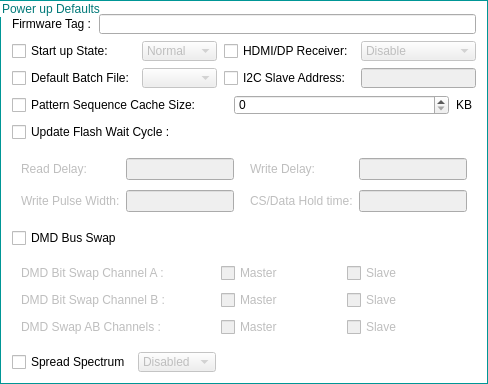
                        <widget class="QGroupBox" name="appDefaultsGroup">
                         <property name="enabled">
                          <bool>true</bool>
                         </property>
                         <property name="maximumSize">
                          <size>
                           <width>16777215</width>
                           <height>16777215</height>
                          </size>
                         </property>
                         <property name="styleSheet">
                          <string notr="true">QGroupBox{ border: 1px solid ;
background-color: transparent;
border-color: rgb(0,150,150);
color:rgb(0,120,120);
;}</string>
                         </property>
                         <property name="title">
                          <string>Power up Defaults</string>
                         </property>
                         <layout class="QVBoxLayout" name="verticalLayout_12">
                          <property name="spacing">
                           <number>7</number>
                          </property>
                          <property name="topMargin">
                           <number>13</number>
                          </property>
                          <item>
                           <layout class="QHBoxLayout" name="horizontalLayout_29">
                            <item>
                             <widget class="QLabel" name="label_FirmwareTag">
                              <property name="sizePolicy">
                               <sizepolicy hsizetype="Preferred" vsizetype="Preferred">
                                <horstretch>0</horstretch>
                                <verstretch>0</verstretch>
                               </sizepolicy>
                              </property>
                              <property name="maximumSize">
                               <size>
                                <width>16777215</width>
                                <height>20</height>
                               </size>
                              </property>
                              <property name="text">
                               <string>Firmware Tag :</string>
                              </property>
                             </widget>
                            </item>
                            <item>
                             <widget class="QLineEdit" name="firmwareTag_lineEdit">
                              <property name="sizePolicy">
                               <sizepolicy hsizetype="Expanding" vsizetype="Preferred">
                                <horstretch>0</horstretch>
                                <verstretch>0</verstretch>
                               </sizepolicy>
                              </property>
                              <property name="maximumSize">
                               <size>
                                <width>16777215</width>
                                <height>20</height>
                               </size>
                              </property>
                              <property name="maxLength">
                               <number>32</number>
                              </property>
                             </widget>
                            </item>
                           </layout>
                          </item>
                          <item>
                           <layout class="QGridLayout" name="gridLayout_19">
                            <item row="0" column="0">
                             <widget class="QCheckBox" name="startupState_checkBox">
                              <property name="sizePolicy">
                               <sizepolicy hsizetype="Minimum" vsizetype="Preferred">
                                <horstretch>0</horstretch>
                                <verstretch>0</verstretch>
                               </sizepolicy>
                              </property>
                              <property name="maximumSize">
                               <size>
                                <width>16777215</width>
                                <height>20</height>
                               </size>
                              </property>
                              <property name="text">
                               <string>Start up State:</string>
                              </property>
                             </widget>
                            </item>
                            <item row="0" column="1">
                             <widget class="QComboBox" name="startupState_comboBox">
                              <property name="enabled">
                               <bool>false</bool>
                              </property>
                              <property name="sizePolicy">
                               <sizepolicy hsizetype="Preferred" vsizetype="Preferred">
                                <horstretch>0</horstretch>
                                <verstretch>0</verstretch>
                               </sizepolicy>
                              </property>
                              <property name="maximumSize">
                               <size>
                                <width>16777215</width>
                                <height>20</height>
                               </size>
                              </property>
                              <item>
                               <property name="text">
                                <string>Normal</string>
                               </property>
                              </item>
                              <item>
                               <property name="text">
                                <string>Standby</string>
                               </property>
                              </item>
                             </widget>
                            </item>
                            <item row="0" column="2">
                             <widget class="QCheckBox" name="hdmiReceiver_checkBox">
                              <property name="sizePolicy">
                               <sizepolicy hsizetype="Minimum" vsizetype="Preferred">
                                <horstretch>0</horstretch>
                                <verstretch>0</verstretch>
                               </sizepolicy>
                              </property>
                              <property name="maximumSize">
                               <size>
                                <width>16777215</width>
                                <height>20</height>
                               </size>
                              </property>
                              <property name="text">
                               <string>HDMI/DP Receiver:</string>
                              </property>
                             </widget>
                            </item>
                            <item row="0" column="3">
                             <widget class="QComboBox" name="hdmiReceiver_comboBox">
                              <property name="enabled">
                               <bool>false</bool>
                              </property>
                              <property name="sizePolicy">
                               <sizepolicy hsizetype="Preferred" vsizetype="Preferred">
                                <horstretch>0</horstretch>
                                <verstretch>0</verstretch>
                               </sizepolicy>
                              </property>
                              <property name="maximumSize">
                               <size>
                                <width>16777215</width>
                                <height>20</height>
                               </size>
                              </property>
                              <item>
                               <property name="text">
                                <string>Disable</string>
                               </property>
                              </item>
                              <item>
                               <property name="text">
                                <string>Enable</string>
                               </property>
                              </item>
                             </widget>
                            </item>
                            <item row="1" column="0">
                             <widget class="QCheckBox" name="defaultBatch_checkBox">
                              <property name="sizePolicy">
                               <sizepolicy hsizetype="Minimum" vsizetype="Preferred">
                                <horstretch>0</horstretch>
                                <verstretch>0</verstretch>
                               </sizepolicy>
                              </property>
                              <property name="maximumSize">
                               <size>
                                <width>16777215</width>
                                <height>20</height>
                               </size>
                              </property>
                              <property name="text">
                               <string>Default Batch File:</string>
                              </property>
                             </widget>
                            </item>
                            <item row="1" column="1">
                             <widget class="QComboBox" name="defaultBatch_comboBox">
                              <property name="enabled">
                               <bool>false</bool>
                              </property>
                              <property name="sizePolicy">
                               <sizepolicy hsizetype="Preferred" vsizetype="Preferred">
                                <horstretch>0</horstretch>
                                <verstretch>0</verstretch>
                               </sizepolicy>
                              </property>
                              <property name="maximumSize">
                               <size>
                                <width>16777215</width>
                                <height>20</height>
                               </size>
                              </property>
                             </widget>
                            </item>
                            <item row="1" column="2">
                             <widget class="QCheckBox" name="i2cSlaveAdd_checkBox">
                              <property name="sizePolicy">
                               <sizepolicy hsizetype="Minimum" vsizetype="Preferred">
                                <horstretch>0</horstretch>
                                <verstretch>0</verstretch>
                               </sizepolicy>
                              </property>
                              <property name="maximumSize">
                               <size>
                                <width>16777215</width>
                                <height>20</height>
                               </size>
                              </property>
                              <property name="text">
                               <string>I2C Slave Address:</string>
                              </property>
                             </widget>
                            </item>
                            <item row="1" column="3">
                             <widget class="QLineEdit" name="i2cSlaveAdd">
                              <property name="enabled">
                               <bool>false</bool>
                              </property>
                              <property name="sizePolicy">
                               <sizepolicy hsizetype="Expanding" vsizetype="Preferred">
                                <horstretch>0</horstretch>
                                <verstretch>0</verstretch>
                               </sizepolicy>
                              </property>
                              <property name="maximumSize">
                               <size>
                                <width>16777215</width>
                                <height>20</height>
                               </size>
                              </property>
                              <property name="toolTip">
                               <string>Valid Range : 1-254</string>
                              </property>
                             </widget>
                            </item>
                           </layout>
                          </item>
                          <item>
                           <layout class="QHBoxLayout" name="horizontalLayout_19">
                            <item>
                             <widget class="QCheckBox" name="seqCacheSize_checkBox">
                              <property name="enabled">
                               <bool>true</bool>
                              </property>
                              <property name="text">
                               <string>Pattern Sequence Cache Size:</string>
                              </property>
                             </widget>
                            </item>
                            <item>
                             <widget class="QSpinBox" name="seqCacheSize_spinBox">
                              <property name="enabled">
                               <bool>true</bool>
                              </property>
                              <property name="maximumSize">
                               <size>
                                <width>16777215</width>
                                <height>20</height>
                               </size>
                              </property>
                              <property name="minimum">
                               <number>0</number>
                              </property>
                              <property name="maximum">
                               <number>1000</number>
                              </property>
                              <property name="value">
                               <number>0</number>
                              </property>
                             </widget>
                            </item>
                            <item>
                             <widget class="QLabel" name="KB_label">
                              <property name="maximumSize">
                               <size>
                                <width>20</width>
                                <height>16777215</height>
                               </size>
                              </property>
                              <property name="text">
                               <string>KB</string>
                              </property>
                             </widget>
                            </item>
                           </layout>
                          </item>
                          <item>
                           <widget class="QCheckBox" name="updateFlashWaitCycle_checkBox">
                            <property name="sizePolicy">
                             <sizepolicy hsizetype="Minimum" vsizetype="Preferred">
                              <horstretch>0</horstretch>
                              <verstretch>0</verstretch>
                             </sizepolicy>
                            </property>
                            <property name="text">
                             <string>Update Flash Wait Cycle :</string>
                            </property>
                           </widget>
                          </item>
                          <item>
                           <widget class="QFrame" name="flashWaitCycleControls_frame">
                            <property name="enabled">
                             <bool>false</bool>
                            </property>
                            <property name="styleSheet">
                             <string notr="true">QFrame{border:0px}</string>
                            </property>
                            <property name="frameShape">
                             <enum>QFrame::StyledPanel</enum>
                            </property>
                            <property name="frameShadow">
                             <enum>QFrame::Raised</enum>
                            </property>
                            <layout class="QGridLayout" name="gridLayout_17">
                             <property name="verticalSpacing">
                              <number>10</number>
                             </property>
                             <item row="0" column="3">
                              <widget class="QLabel" name="label_WriteDelay">
                               <property name="text">
                                <string>Write Delay:</string>
                               </property>
                              </widget>
                             </item>
                             <item row="0" column="4">
                              <widget class="QLineEdit" name="writeDelay">
                               <property name="enabled">
                                <bool>false</bool>
                               </property>
                               <property name="toolTip">
                                <string>Valid Range : 0-31</string>
                               </property>
                              </widget>
                             </item>
                             <item row="0" column="1">
                              <widget class="QLineEdit" name="readDelay">
                               <property name="enabled">
                                <bool>false</bool>
                               </property>
                               <property name="toolTip">
                                <string>Valid Range : 0-31</string>
                               </property>
                               <property name="inputMethodHints">
                                <set>Qt::ImhNone</set>
                               </property>
                               <property name="inputMask">
                                <string notr="true"/>
                               </property>
                               <property name="maxLength">
                                <number>32767</number>
                               </property>
                              </widget>
                             </item>
                             <item row="1" column="0">
                              <widget class="QLabel" name="label_PulseWidth">
                               <property name="text">
                                <string>Write Pulse Width:</string>
                               </property>
                              </widget>
                             </item>
                             <item row="1" column="1">
                              <widget class="QLineEdit" name="writePulseWidth">
                               <property name="enabled">
                                <bool>false</bool>
                               </property>
                               <property name="toolTip">
                                <string>Valid Range : 0-31</string>
                               </property>
                               <property name="inputMethodHints">
                                <set>Qt::ImhDigitsOnly</set>
                               </property>
                              </widget>
                             </item>
                             <item row="0" column="0">
                              <widget class="QLabel" name="label_ReadDelay">
                               <property name="text">
                                <string>Read Delay:</string>
                               </property>
                              </widget>
                             </item>
                             <item row="1" column="3">
                              <widget class="QLabel" name="label_DataHoldTime">
                               <property name="text">
                                <string>CS/Data Hold time:</string>
                               </property>
                              </widget>
                             </item>
                             <item row="1" column="4">
                              <widget class="QLineEdit" name="CS_DataHoldTime">
                               <property name="enabled">
                                <bool>false</bool>
                               </property>
                               <property name="toolTip">
                                <string>Valid Range : 0-31</string>
                               </property>
                              </widget>
                             </item>
                             <item row="0" column="2" rowspan="2">
                              <spacer name="horizontalSpacer_3">
                               <property name="orientation">
                                <enum>Qt::Horizontal</enum>
                               </property>
                               <property name="sizeType">
                                <enum>QSizePolicy::Fixed</enum>
                               </property>
                               <property name="sizeHint" stdset="0">
                                <size>
                                 <width>10</width>
                                 <height>20</height>
                                </size>
                               </property>
                              </spacer>
                             </item>
                            </layout>
                           </widget>
                          </item>
                          <item>
                           <widget class="QCheckBox" name="DMDBusSwap_checkBox">
                            <property name="sizePolicy">
                             <sizepolicy hsizetype="Minimum" vsizetype="Preferred">
                              <horstretch>0</horstretch>
                              <verstretch>0</verstretch>
                             </sizepolicy>
                            </property>
                            <property name="text">
                             <string>DMD Bus Swap</string>
                            </property>
                           </widget>
                          </item>
                          <item>
                           <widget class="QFrame" name="DMDBusSwapControls_frame">
                            <property name="enabled">
                             <bool>false</bool>
                            </property>
                            <property name="styleSheet">
                             <string notr="true">QFrame{border:0px}</string>
                            </property>
                            <property name="frameShape">
                             <enum>QFrame::StyledPanel</enum>
                            </property>
                            <property name="frameShadow">
                             <enum>QFrame::Raised</enum>
                            </property>
                            <layout class="QGridLayout" name="gridLayout_18">
                             <property name="topMargin">
                              <number>8</number>
                             </property>
                             <property name="bottomMargin">
                              <number>8</number>
                             </property>
                             <property name="verticalSpacing">
                              <number>7</number>
                             </property>
                             <item row="2" column="3">
                              <widget class="QCheckBox" name="channelSwapABSlave">
                               <property name="text">
                                <string>Slave</string>
                               </property>
                              </widget>
                             </item>
                             <item row="1" column="2">
                              <widget class="QCheckBox" name="bitSwapBMaster">
                               <property name="text">
                                <string>Master</string>
                               </property>
                              </widget>
                             </item>
                             <item row="1" column="3">
                              <widget class="QCheckBox" name="bitSwapBSlave">
                               <property name="text">
                                <string>Slave</string>
                               </property>
                              </widget>
                             </item>
                             <item row="2" column="0">
                              <widget class="QLabel" name="label_BitswapChannelAB">
                               <property name="text">
                                <string>DMD Swap AB Channels :</string>
                               </property>
                              </widget>
                             </item>
                             <item row="2" column="2">
                              <widget class="QCheckBox" name="channelSwapABMaster">
                               <property name="text">
                                <string>Master</string>
                               </property>
                              </widget>
                             </item>
                             <item row="1" column="0">
                              <widget class="QLabel" name="label_BitswapChannelB">
                               <property name="text">
                                <string>DMD Bit Swap Channel B :</string>
                               </property>
                              </widget>
                             </item>
                             <item row="0" column="3">
                              <widget class="QCheckBox" name="bitSwapASlave">
                               <property name="text">
                                <string>Slave</string>
                               </property>
                              </widget>
                             </item>
                             <item row="0" column="2">
                              <widget class="QCheckBox" name="bitSwapAMaster">
                               <property name="text">
                                <string>Master</string>
                               </property>
                              </widget>
                             </item>
                             <item row="0" column="0">
                              <widget class="QLabel" name="label_BitswapChannelA">
                               <property name="text">
                                <string>DMD Bit Swap Channel A :</string>
                               </property>
                              </widget>
                             </item>
                             <item row="1" column="1">
                              <spacer name="horizontalSpacer_4">
                               <property name="orientation">
                                <enum>Qt::Horizontal</enum>
                               </property>
                               <property name="sizeType">
                                <enum>QSizePolicy::Fixed</enum>
                               </property>
                               <property name="sizeHint" stdset="0">
                                <size>
                                 <width>50</width>
                                 <height>20</height>
                                </size>
                               </property>
                              </spacer>
                             </item>
                            </layout>
                           </widget>
                          </item>
                          <item>
                           <layout class="QHBoxLayout" name="horizontalLayout_47">
                            <item>
                             <widget class="QCheckBox" name="setSpreadSpectrum_checkBox">
                              <property name="text">
                               <string>Spread Spectrum</string>
                              </property>
                             </widget>
                            </item>
                            <item>
                             <widget class="QComboBox" name="spreadSpectrum_comboBox">
                              <property name="enabled">
                               <bool>false</bool>
                              </property>
                              <property name="sizePolicy">
                               <sizepolicy hsizetype="Preferred" vsizetype="Preferred">
                                <horstretch>0</horstretch>
                                <verstretch>0</verstretch>
                               </sizepolicy>
                              </property>
                              <property name="maximumSize">
                               <size>
                                <width>16777215</width>
                                <height>20</height>
                               </size>
                              </property>
                              <property name="currentText">
                               <string>Disabled</string>
                              </property>
                              <property name="currentIndex">
                               <number>0</number>
                              </property>
                              <item>
                               <property name="text">
                                <string>Disabled</string>
                               </property>
                              </item>
                              <item>
                               <property name="text">
                                <string>0.5%</string>
                               </property>
                              </item>
                              <item>
                               <property name="text">
                                <string>0.75%</string>
                               </property>
                              </item>
                              <item>
                               <property name="text">
                                <string>1.0%</string>
                               </property>
                              </item>
                             </widget>
                            </item>
                            <item>
                             <spacer name="horizontalSpacer">
                              <property name="orientation">
                               <enum>Qt::Horizontal</enum>
                              </property>
                              <property name="sizeHint" stdset="0">
                               <size>
                                <width>40</width>
                                <height>20</height>
                               </size>
                              </property>
                             </spacer>
                            </item>
                           </layout>
                          </item>
                         </layout>
                        </widget>
